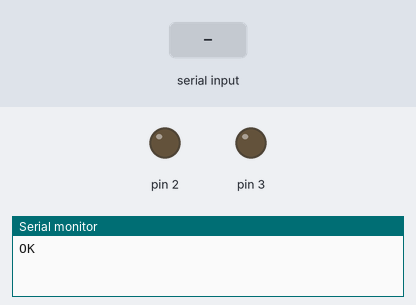
Bench run of a sketch on a simulated Arduino Nano, built with avr-gcc and run on an emulated ATmega328P. On the bench: output pins drawn as LEDs (lit = HIGH), the last lines printed to the serial monitor. The test bench sets the inputs (shaded band). The modem accepts every AT command (registered, SIM ready, sends succeed) and sends nothing else.

Above: at 4.7 s.
4.8 s: "RING,1\n" received over the second serial link
At 5.5 s:
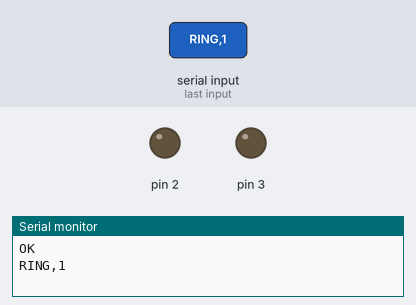
6.3 s: "RING\n" received over the second serial link
At 7.8 s:
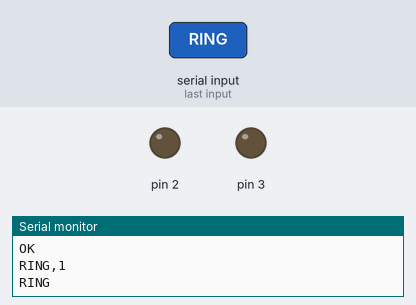
Timing chart, 0 to 9.3 s (numbered marks = the images above; inputs shaded):
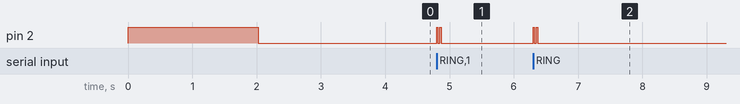

Measured:
- after the input at 4.8 s, pin 2: alternates HIGH for 0.02 s and LOW for 0.03 s, 4 changes in all, then stays LOW, starting at once
- after the input at 6.3 s, pin 2: alternates HIGH for 0.02 s and LOW for 0.03 s, 4 changes in all, then stays LOW, starting at once

The sketch:

gsm_relay_sim800l.ino
```cpp
// (licence header left out)
#include <SoftwareSerial.h>

#define _NOT_RELEASE_

SoftwareSerial GSMSerial(6, 5);

const String C_SECRET = "error completed";
const int ledPin = PIN2;  // the number of the LED pin
const int relayPin = PIN3;

String inputString = "";      // a String to hold incoming data
int ringing = 0;
bool powerOn = false;

void setup()
{
  pinMode(ledPin, OUTPUT);
  pinMode(relayPin, OUTPUT);
  digitalWrite(ledPin, HIGH);

  // reserve 200 bytes for the inputString:
  inputString.reserve(200);

  GSMSerial.begin(19200);               // the GPRS/GSM baud rate
  #ifndef _RELEASE_
  Serial.begin(19200);                 // the GPRS/GSM baud rate
  #endif
  delay(500);

  GSMSerial.print("\n");
  delay(1500);

  // extended info; extended error messages; extended error messages; sim detection mode ON; write out SIM identification; sms text mode; delete all sms
  GSMSerial.print("ATI;+GSV;+CMEE=2;+CSDT=1;+CCID;+CLIP=1;+CMGF=1\n"); // +CMGDA=\"DEL ALL\"

  //delay(500);
  //GSMSerial.print("AT+CRSM=?\n"); // Restricted SIM Access

  digitalWrite(ledPin, LOW);


}

void loop()
{
#ifndef _RELEASE_
  if(Serial.available()) {
    GSMSerial.print((char)Serial.read());
  } else
#endif
    while (GSMSerial.available()) {
      char inChar = (char)GSMSerial.read();
      // add it to the inputString:
      inputString += inChar;
      // if the incoming character is a newline, set a flag so the main loop can
      // do something about it:
      if (inChar == '\n') {
            if (inputString.indexOf("+CMGR:") == 0) { // this message is multiline
              // continue to read until OK
              if (inputString.indexOf("OK", inputString.length()-5) > 0) {
                parseSim900message(inputString);
                inputString = "";
              }
            } else {
              parseSim900message(inputString);
              inputString = "";
            }
      }
    }

}

void parseSim900message(String msg){
#ifndef _RELEASE_
  Serial.print(msg);
#endif
  if (msg.startsWith("RING")) {
    ringing++;
    blink(2);

  } else if (msg.indexOf("+CMTI") != -1) {
      int indexStart = msg.indexOf(",") + 1;
      int indexEnd = msg.indexOf("\r\n");
      int smsIndex = msg.substring(indexStart, indexEnd).toInt();

      if (smsIndex > 0) {
        GSMSerial.print("AT+CMGR=" + String(smsIndex)+"\n");
      }

  } else if (msg.indexOf("+CMGR:") != -1) {
    // parse out sms content
    int cidStart = msg.indexOf(",") + 2;
    int cidEnd = msg.indexOf(",", cidStart + 1)-1;
    String cidSender = msg.substring(cidStart, cidEnd);

    // parse phone number
    int contentStart = msg.indexOf("\n") + 1;
    int contentEnd = msg.indexOf("\n", contentStart + 1);
    String smsContent = msg.substring(contentStart, contentEnd);

    smsContent.trim();

    #ifndef _RELEASE_
    Serial.println("Received SMS content: " + smsContent);
    #endif

    if (smsContent.indexOf(C_SECRET) != -1) {
          // secret founded, save sender ID to the phone book as "The Master"
          #ifndef _RELEASE_
          Serial.println("Save number to PB: " + cidSender);
          #endif
          GSMSerial.print("AT+CPBW=1,\""+cidSender+"\",145,\"The Master\"\n");
    }

  } else if (msg.indexOf("NO CARRIER") != -1) {
    ringing = 0;
    blink(7);
  } else if (msg.startsWith("+CLIP:") && msg.indexOf("The Master") != -1) {
    // if The Master calling
    if
         (!powerOn && (ringing > 4) // more then 4x times, then switch ON and hang
         ||powerOn && (ringing > 2) // and then more than 2times switch OFF and hang
         ){
      powerOn = !powerOn;
      digitalWrite(relayPin, powerOn);
      blink(2);
      GSMSerial.print("ATH\r");
      ringing = 0;
    }
  }
}


void blink(int count){
  while (count > 0) {
    digitalWrite(ledPin, HIGH);
    delay(20);
    digitalWrite(ledPin, LOW);
    delay(30);
    count--;
  }
}
```
